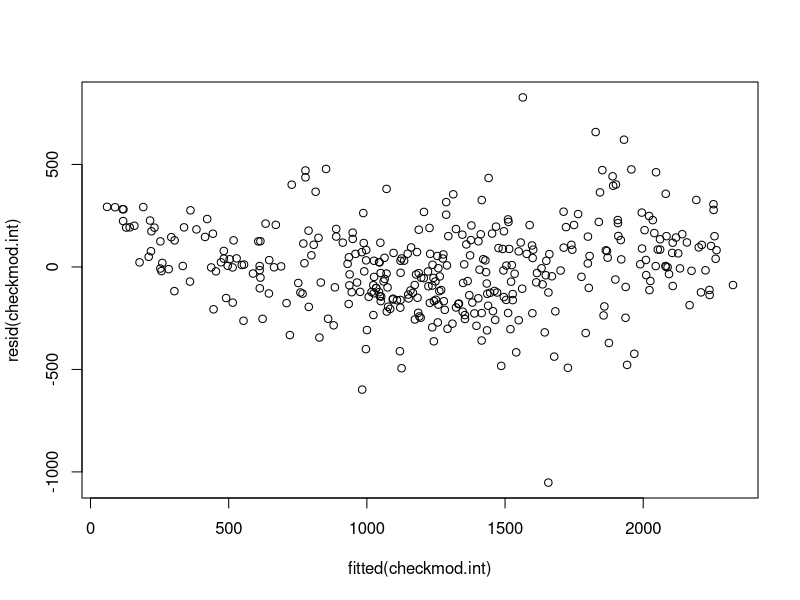
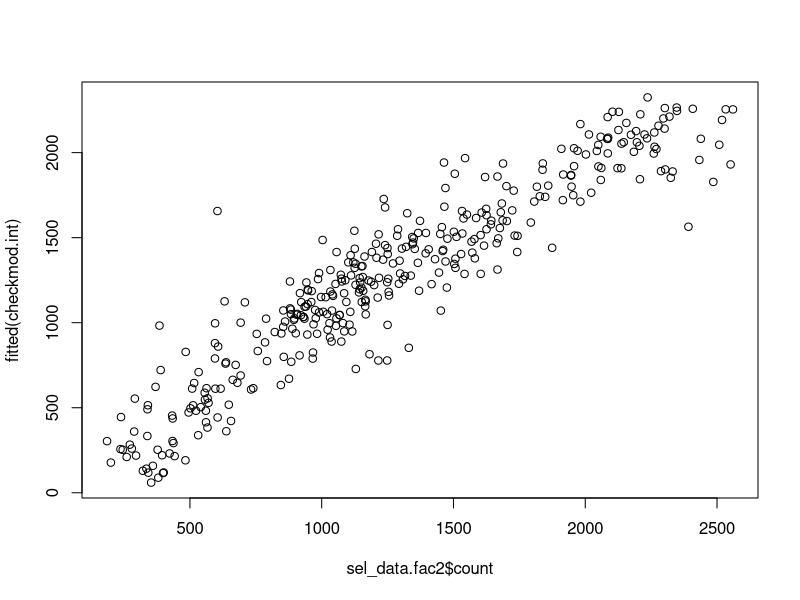
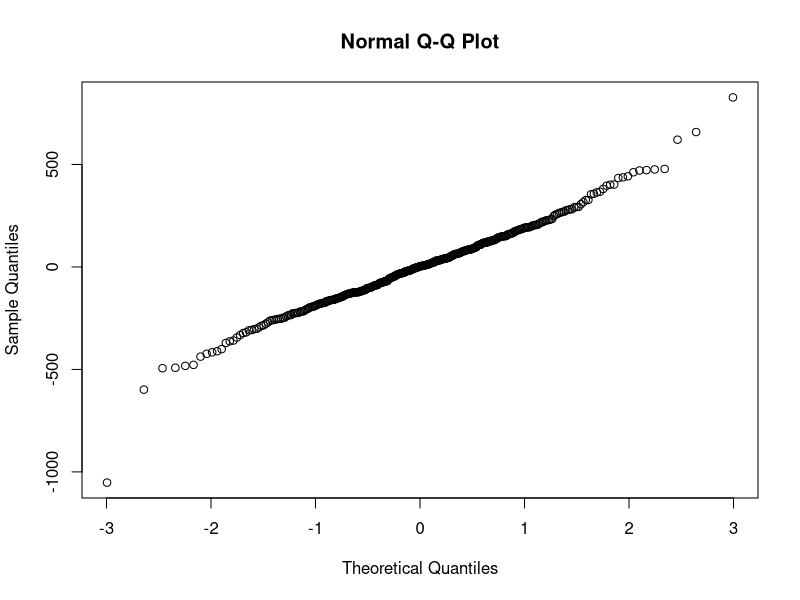
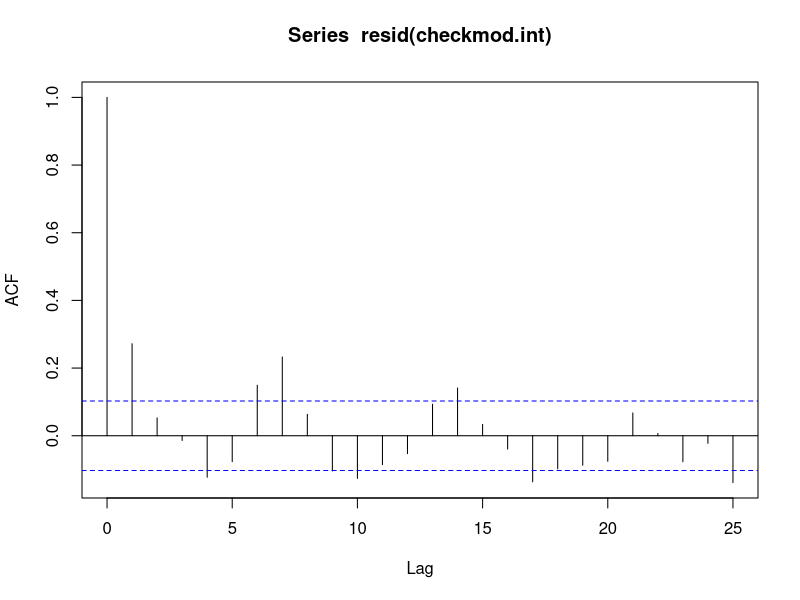

These charts were generated, in order, by the following R code: (Note: this script raises an error after producing the figures.)
fremont <- read.csv("weatherbike.csv", header=TRUE)
library(lmtest)
library(GGally)
library(ggplot2)
library(ggthemes)
library(lubridate)

# Remove last datapoint because of NAs
fremont <- fremont[-365,] 
date <- fremont$Date
count <- fremont$count
x <- fremont$X

precip <- fremont$precipIntensityMax
precip2 <- fremont$precipIntensity
precipType <- fremont$precipType
precipTime <- fremont$precipIntensityMaxTime

min_temp <- fremont$temperatureMin
min_temp2 <- fremont$apparentTemperatureMin
max_temp <- fremont$temperatureMax
max_temp2 <- fremont$apparentTemperatureMax

cloudCover <- fremont$cloudCover
windSpeed <- fremont$windSpeed
humidity <- fremont$humidity
visibility <- fremont$visibility
pressure <- fremont$pressure
daylight <- fremont$sunsetTime - fremont$sunriseTime
dewPoint <- fremont$dewPoint
moonPhase <- fremont$moonPhase

day <- seq(1, 365, 7)
Tues <- ifelse((x %in% day), 1, 0)
Wed <- ifelse((x %in% (day+1)), 1, 0)
Thurs <- ifelse((x %in% (day+2)), 1, 0)
Fri <- ifelse((x %in% (day+3)), 1, 0)
Sat <- ifelse((x %in% (day+4)), 1, 0)
Sun <- ifelse((x %in% (day+5)), 1, 0)
Mon <- ifelse((x %in% (day+6)), 1, 0)
weekend <- Sat + Sun

Days <- factor(strftime(date, "%A"), 
               levels=c("Monday", "Tuesday", "Wednesday", "Thursday",
                        "Friday", "Saturday", "Sunday"))

combinefactors <- function(x) {
  if (x == "Monday" | x == "Tuesday" | x == "Wednesday" | x == "Thursday") {      
      return("Weekday")
  } else {
    return(x)
  }
}

Days.sub <- Days
levels(Days.sub) <- sapply(levels(Days), FUN=combinefactors)

hols <- c("01-01", "01-21", "02-18", "05-27", "07-04", "09-02", "11-11", 
          "11-28", "11-29", "12-24", "12-25", "12-31")
holiday <- numeric(length(x))
for(i in 1:length(hols)){y <- grep(hols[i], date); holiday[y] <- 1}

UW <- ifelse((x >= grep("2013-01-07", date) & x <= grep("2013-03-21", date)) | 
               (x >= grep("2013-04-01", date) & x <= grep("2013-06-13", date)) |
               (x >= grep("2013-09-25", date) & x <= grep("2013-12-12", date)), 1, 0)


# Robin's Best model
bestmod2 <- lm(count ~ Fri + Sat + Sun + holiday + UW
               + daylight + max_temp + precip + windSpeed)

summary(bestmod2)

library(leaps)

# model variable selection
# Keeping Days seperate
sel_data <- data.frame(count=count, Fri=Fri, Sat=Sat, Sun=Sun, holiday=holiday,
                       UW=UW, daylight=daylight, max_temp=max_temp, precip=precip,
                       windSpeed=windSpeed, pressure=pressure, visibility=visibility,
                       humidity=humidity)

# Turning things into factors
sel_data.fac <- data.frame(count=count, Fri=as.factor(Fri), Sat=as.factor(Sat), 
                           Sun=as.factor(Sun), holiday=as.factor(holiday),
                           UW=as.factor(UW), daylight=daylight, max_temp=max_temp, precip=precip,
                           windSpeed=windSpeed, pressure=pressure, visibility=visibility,
                           humidity=humidity)

# Turning things into factors and joining all the days into one variable
sel_data.fac2 <- data.frame(count=count, Days=Days.sub, holiday=as.factor(holiday),
                           UW=as.factor(UW), daylight=daylight, max_temp=max_temp, precip=precip,
                           windSpeed=windSpeed, pressure=pressure, visibility=visibility,
                           humidity=humidity)

# First model Selection - Didn't use this one
mod_sel <- regsubsets(count ~ Fri + Sat + Sun + holiday + UW +
                      daylight + max_temp + precip + windSpeed + 
                      pressure + visibility + humidity, data=sel_data,
                      nvmax=16)
summary(mod_sel)

# Using last set of data with factors and days as single variable
mod_sel3 <- regsubsets(count ~ Days + holiday + UW +
                        daylight + max_temp + precip + windSpeed + 
                        pressure + visibility + humidity, data=sel_data.fac2, nvmax=18)
summary(mod_sel3)

# Results, picking model #11, everything except visibility
mod_sel_res <- data.frame(Size=c(1:12), RSS=summary(mod_sel3)$rss,
                          R2=summary(mod_sel3)$rsq,
                          AdjR2=summary(mod_sel3)$adjr2, Cp=summary(mod_sel3)$cp,
                          BIC=summary(mod_sel3)$bic)

####
# Model Selection With Interactions
####
mod_sel.int <- regsubsets(count ~ Days + holiday + UW +
                            daylight + max_temp + precip + windSpeed + 
                            pressure + humidity +
                            max_temp*precip + max_temp*pressure + max_temp*daylight +
                            max_temp*humidity + pressure*windSpeed + daylight*windSpeed +
                            daylight*humidity + 
                            pressure*humidity + max_temp*windSpeed, data=sel_data.fac2,
                          nvmax=25, force.in=c(1:11))

# Picking model 15
mod_sel_res.int <- data.frame(Size=c(12:20), RSS=summary(mod_sel.int)$rss,
                          R2=summary(mod_sel.int)$rsq,
                          AdjR2=summary(mod_sel.int)$adjr2, Cp=summary(mod_sel.int)$cp,
                          BIC=summary(mod_sel.int)$bic)

checkmod.int <- lm(count ~ Days + holiday + UW +
                     daylight + max_temp + precip + windSpeed + 
                     pressure + humidity +
                     max_temp*pressure + max_temp*daylight +
                     pressure*humidity + max_temp*windSpeed, data=sel_data.fac2)
summary(checkmod.int)

# Summary plots
plot(fitted(checkmod.int), resid(checkmod.int))
plot(sel_data.fac2$count, fitted(checkmod.int))
qqnorm(resid(checkmod.int))
acf(resid(checkmod.int))

###
# Spliting Data for powertransforms *work in progress*
###

split.data2 <- list()
split.data3 <- list()
split.data <- split(sel_data.fac2, sel_data.fac2$Days)

for (i in 1:4) {
  tmp <- split(split.data[[i]], split.data[[i]]$holiday)
  split.data2[[i*2-1]] <- tmp[[1]]
  split.data2[[i*2]] <- tmp[[2]]
}

for (i in 1:8) {
  tmp <- split(split.data2[[i]], split.data2[[i]]$UW)
  split.data3[[i*2-1]] <- tmp[[1]]
  split.data3[[i*2]] <- tmp[[2]]
}

split.pt <- list()
for (i in 1:16) {
  tmp <- split.data3[[i]]
  if (dim(tmp)[1] == 0) {
    split.pt[[i]] <- rep(1,7)
  } else {
    tmp.pt <- powerTransform(cbind(daylight, max_temp, precip, windSpeed, 
                                   pressure, visibility, humidity) ~ 1, 
                             data=tmp, family="yjPower")
    split.pt[[i]] <- coef(tmp.pt, round=T)
  }
}

# checking count transform
inverse.response.plot(checkmod.int)

####
# Check for outliers
####
range(stdres(checkmod.int))
range(studres(checkmod.int))
qqnorm(stdres(checkmod.int))
halfnorm(stdres(checkmod.int))

outliers <- cbind(fitted=fitted(checkmod.int), count=count,
                  studres=studres(checkmod.int),
                  stdres=stdres(checkmod.int))[abs(stdres(checkmod.int))>2,]

checkmod.int.no_out <- lm(count ~ Days + holiday + UW +
                     daylight + max_temp + precip + windSpeed + 
                     pressure + humidity +
                     max_temp*pressure + max_temp*daylight +
                     pressure*humidity + max_temp*windSpeed, data=sel_data.fac2, 
                     subset=-as.numeric(row.names(outliers)))
